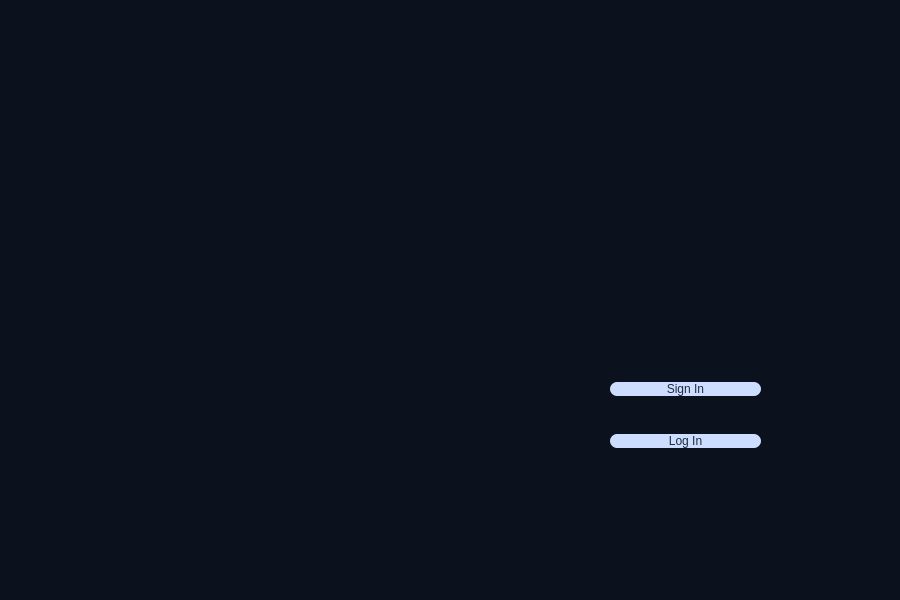
<?xml version="1.0" encoding="UTF-8"?>
<ui version="4.0">
 <class>SkyCast</class>
 <widget class="QMainWindow" name="SkyCast">
  <property name="enabled">
   <bool>true</bool>
  </property>
  <property name="geometry">
   <rect>
    <x>0</x>
    <y>0</y>
    <width>900</width>
    <height>600</height>
   </rect>
  </property>
  <property name="windowTitle">
   <string>SkyCast</string>
  </property>
  <property name="styleSheet">
   <string notr="true">*{
front-family:century gothic;
front size:24px;
}
#centralwidget{
background:rgb(11,18,30);
}
QPushButton
{
border-radius:7px;
font: 700 20pt &quot;Berlin Sans FB Demi&quot;;
color:rgb(32, 43, 60);
background:rgb(204, 221, 255);
}</string>
  </property>
  <widget class="QWidget" name="centralwidget">
   <property name="enabled">
    <bool>true</bool>
   </property>
   <widget class="QWidget" name="layoutWidget">
    <property name="geometry">
     <rect>
      <x>610</x>
      <y>350</y>
      <width>151</width>
      <height>131</height>
     </rect>
    </property>
    <layout class="QVBoxLayout" name="verticalLayout">
     <item>
      <widget class="QPushButton" name="pushButton_SignIn">
       <property name="styleSheet">
        <string notr="true"/>
       </property>
       <property name="text">
        <string>Sign In</string>
       </property>
      </widget>
     </item>
     <item>
      <widget class="QPushButton" name="pushButton_LogIn">
       <property name="styleSheet">
        <string notr="true"/>
       </property>
       <property name="text">
        <string>Log In</string>
       </property>
      </widget>
     </item>
    </layout>
   </widget>
   <widget class="QLabel" name="label">
    <property name="geometry">
     <rect>
      <x>560</x>
      <y>100</y>
      <width>250</width>
      <height>250</height>
     </rect>
    </property>
    <property name="text">
     <string/>
    </property>
    <property name="pixmap">
     <pixmap>img/SkyCastLogo.png</pixmap>
    </property>
    <property name="scaledContents">
     <bool>true</bool>
    </property>
   </widget>
   <widget class="QLabel" name="label_2">
    <property name="geometry">
     <rect>
      <x>30</x>
      <y>40</y>
      <width>441</width>
      <height>521</height>
     </rect>
    </property>
    <property name="text">
     <string/>
    </property>
    <property name="pixmap">
     <pixmap>img/WhatsApp Image 2023-05-04 at 12.12.03.jpeg</pixmap>
    </property>
    <property name="scaledContents">
     <bool>true</bool>
    </property>
   </widget>
  </widget>
 </widget>
 <resources/>
 <connections/>
</ui>
